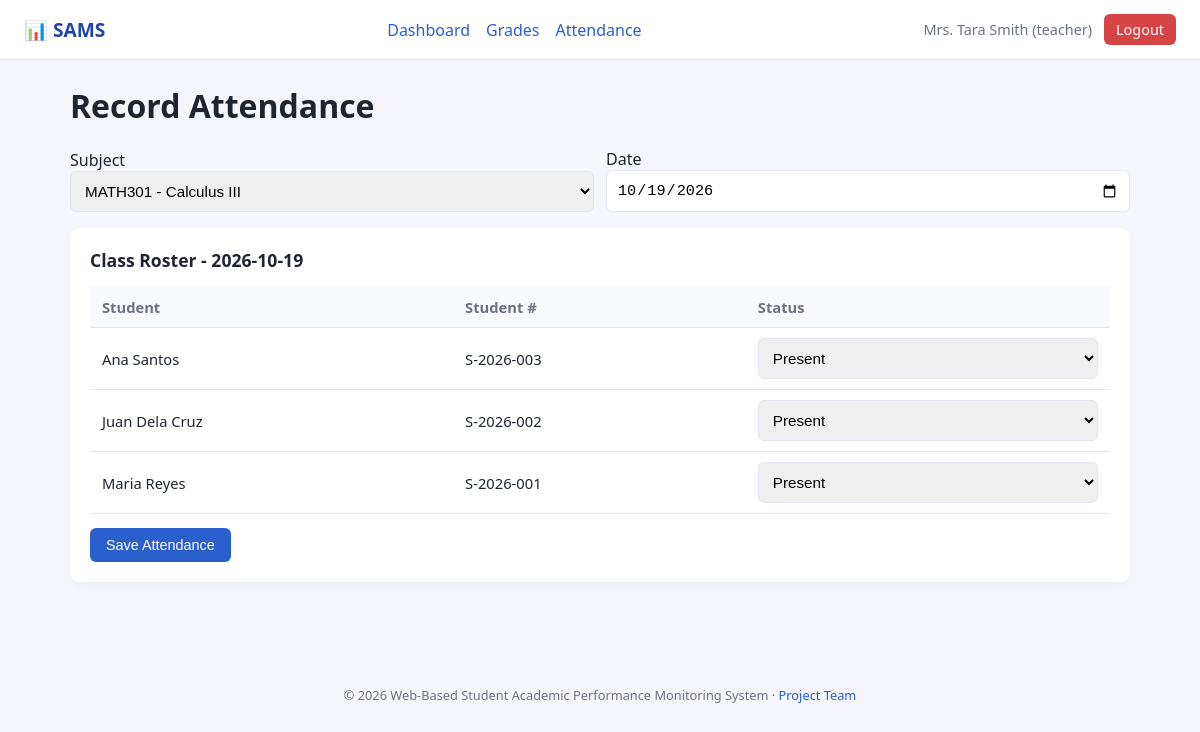
Screenshot of /teacher/attendance.php (signed in) with the database file from the repository.
### tables this page shows
CREATE TABLE enrollments (
  id INT AUTO_INCREMENT PRIMARY KEY,
  student_id INT NOT NULL,
  subject_id INT NOT NULL,
  FOREIGN KEY (student_id) REFERENCES students(id) ON DELETE CASCADE,
  FOREIGN KEY (subject_id) REFERENCES subjects(id) ON DELETE CASCADE,
  UNIQUE KEY unique_enrollment (student_id, subject_id)
);

CREATE TABLE users (
  id INT AUTO_INCREMENT PRIMARY KEY,
  username VARCHAR(50) NOT NULL UNIQUE,
  password VARCHAR(255) NOT NULL,
  role ENUM('admin','teacher','student') NOT NULL,
  full_name VARCHAR(100) NOT NULL,
  email VARCHAR(100),
  created_at TIMESTAMP DEFAULT CURRENT_TIMESTAMP
);

CREATE TABLE students (
  id INT AUTO_INCREMENT PRIMARY KEY,
  user_id INT NOT NULL,
  student_number VARCHAR(20) NOT NULL UNIQUE,
  year_level VARCHAR(20),
  section VARCHAR(20),
  FOREIGN KEY (user_id) REFERENCES users(id) ON DELETE CASCADE
);

### includes/auth.php (called while the page is built, shortened)
<?php
function h($s) { return htmlspecialchars((string)($s ?? ''), ENT_QUOTES, 'UTF-8'); }

### teacher/attendance.php (the view, shortened to what this page needs)
<?php
require_once __DIR__ . '/../includes/auth.php';
require_once __DIR__ . '/../config/db.php';
$stmt = $pdo->prepare("SELECT id FROM teachers WHERE user_id = ?");
$stmt->execute([current_user_id()]);
$teacher = $stmt->fetch();
$teacherId = $teacher['id'] ?? 0;
$date = $_POST['attendance_date'] ?? $_GET['date'] ?? date('Y-m-d');
$subjectFilter = $_POST['subject_id'] ?? $_GET['subject_id'] ?? null;
$stmt = $pdo->prepare("SELECT * FROM subjects WHERE teacher_id = ? ORDER BY subject_code");
$stmt->execute([$teacherId]);
$subjects = $stmt->fetchAll();
$valid = array_column($subjects, 'id');
if (!in_array($subjectFilter, $valid) && $subjects) $subjectFilter = $subjects[0]['id'];
$roster = [];
if ($subjects) {
    $stmt = $pdo->prepare("
      SELECT e.id AS enrollment_id, u.full_name, st.student_number,
        (SELECT status FROM attendance a WHERE a.enrollment_id = e.id AND a.attendance_date = ?) AS status
      FROM enrollments e JOIN students st ON st.id = e.student_id JOIN users u ON u.id = st.user_id
      WHERE e.subject_id = ? ORDER BY u.full_name");
    $stmt->execute([$date, $subjectFilter]);
    $roster = $stmt->fetchAll();
}
include __DIR__ . '/../includes/header.php';
?>
<h1>Record Attendance</h1>
<form method="get" class="form-row">
  <div><label>Subject</label>
    <select name="subject_id" onchange="this.form.submit()">
      <?php foreach ($subjects as $s): ?>
      <option value="<?= $s['id'] ?>" <?= $s['id'] == $subjectFilter ? 'selected' : '' ?>><?= h($s['subject_code']) ?> - <?= h($s['subject_name']) ?></option>
      <?php endforeach; ?>
    </select></div>
  <div><label>Date</label><input type="date" name="date" value="<?= h($date) ?>" onchange="this.form.submit()"></div>
</form>
<form method="post">
  <div class="card">
    <h2>Class Roster - <?= h($date) ?></h2>
    <table>
      <tr><th>Student</th><th>Student #</th><th>Status</th></tr>
      <?php foreach ($roster as $r): ?>
      <tr>
        <td><?= h($r['full_name']) ?></td><td><?= h($r['student_number']) ?></td>
        <td>
          <select name="status[<?= $r['enrollment_id'] ?>]">
            <?php foreach (['Present', 'Absent', 'Late', 'Excused'] as $opt): ?>
            <option value="<?= $opt ?>" <?= $r['status'] === $opt ? 'selected' : '' ?>><?= $opt ?></option>
            <?php endforeach; ?>
          </select>
        </td>
      </tr>
      <?php endforeach; ?>
    </table>
    <?php if ($roster): ?><button class="btn btn-primary" type="submit">Save Attendance</button><?php endif; ?>
  </div>
</form>
<?php include __DIR__ . '/../includes/footer.php'; ?>

### assets/css/style.css (style rules this page uses)
:root { --primary:#2b5fce;--primary-dark:#1e46a3;--bg:#f4f6fb;--card:#fff;--text:#1f2530;--muted:#6b7280;--border:#e2e6ef;--success:#1f9d55;--warning:#c98a12;--danger:#d64545 }
* { box-sizing:border-box }
body { margin:0;font-family:'Segoe UI',Arial,sans-serif;background:var(--bg);color:var(--text) }
input,select,textarea { padding:10px;border:1px solid var(--border);border-radius:6px;font-size:.95rem;width:100% }
.btn { display:inline-block;padding:9px 16px;border-radius:6px;border:none;cursor:pointer;font-size:.9rem }
.btn-primary { background:var(--primary);color:#fff;margin-top:14px }
.card { background:var(--card);border-radius:10px;padding:20px;box-shadow:0 2px 8px rgba(0,0,0,.04);margin-bottom:20px }
.card h2 { margin-top:0;font-size:1.1rem }
table { width:100%;border-collapse:collapse;font-size:.92rem }
th,td { padding:10px 12px;border-bottom:1px solid var(--border);text-align:left }
th { background:#f8f9fc;color:var(--muted);font-weight:600 }
.form-row { display:flex;gap:12px;flex-wrap:wrap;align-items:end;margin-bottom:16px }
.form-row>div { flex:1;min-width:160px }

### rows the page displays
enrollments: users.full_name "Ana Santos", student.student_number "S-2026-003", id "Present"
enrollments: users.full_name "Juan Dela Cruz", student.student_number "S-2026-002", id "Present"
enrollments: users.full_name "Maria Reyes", student.student_number "S-2026-001", id "Present"

### other values shown
current_name() "Mrs. Tara Smith"
$role "teacher"
form field subject_id "MATH301 - Calculus III"
